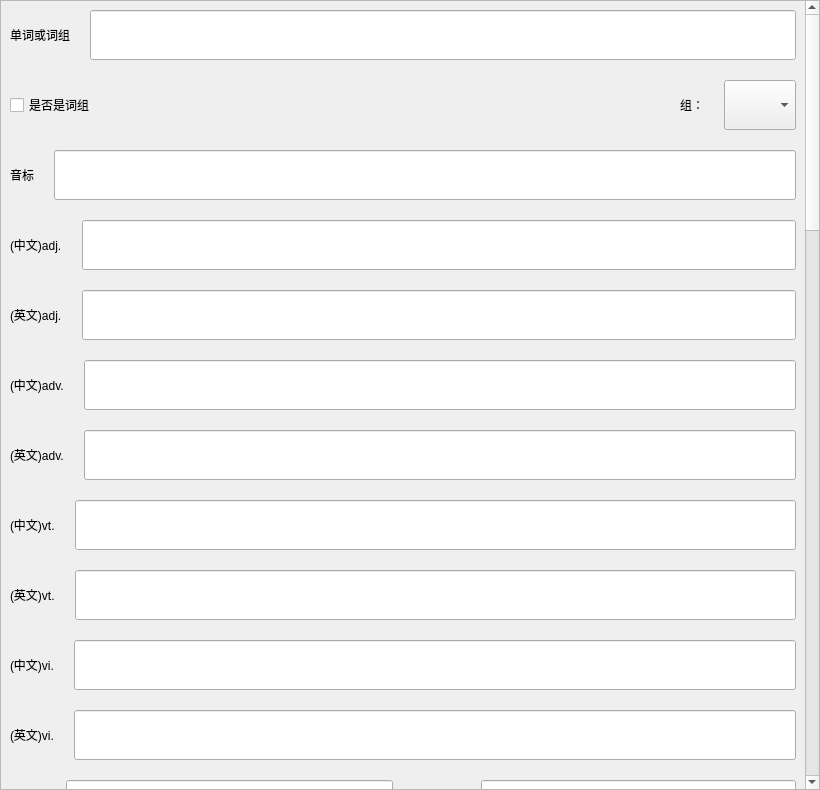
<?xml version="1.0" encoding="UTF-8"?>
<ui version="4.0">
 <class>WordCreateWidget</class>
 <widget class="QWidget" name="WordCreateWidget">
  <property name="geometry">
   <rect>
    <x>0</x>
    <y>0</y>
    <width>820</width>
    <height>790</height>
   </rect>
  </property>
  <property name="windowTitle">
   <string>Form</string>
  </property>
  <layout class="QVBoxLayout" name="verticalLayout">
   <property name="spacing">
    <number>0</number>
   </property>
   <property name="leftMargin">
    <number>0</number>
   </property>
   <property name="topMargin">
    <number>0</number>
   </property>
   <property name="rightMargin">
    <number>0</number>
   </property>
   <property name="bottomMargin">
    <number>0</number>
   </property>
   <item>
    <widget class="QScrollArea" name="scrollArea">
     <property name="widgetResizable">
      <bool>true</bool>
     </property>
     <widget class="QWidget" name="widget_contents">
      <property name="geometry">
       <rect>
        <x>0</x>
        <y>-2048</y>
        <width>801</width>
        <height>2836</height>
       </rect>
      </property>
      <layout class="QVBoxLayout" name="verticalLayout_2">
       <property name="spacing">
        <number>20</number>
       </property>
       <item>
        <layout class="QHBoxLayout" name="horizontalLayout_2">
         <item>
          <widget class="QLabel" name="label_word">
           <property name="text">
            <string>单词或词组</string>
           </property>
          </widget>
         </item>
         <item>
          <widget class="QLineEdit" name="lineEdit_word">
           <property name="minimumSize">
            <size>
             <width>0</width>
             <height>50</height>
            </size>
           </property>
          </widget>
         </item>
        </layout>
       </item>
       <item>
        <layout class="QHBoxLayout" name="horizontalLayout">
         <item>
          <widget class="QCheckBox" name="checkBox_phrase">
           <property name="text">
            <string>是否是词组</string>
           </property>
          </widget>
         </item>
         <item>
          <spacer name="horizontalSpacer">
           <property name="orientation">
            <enum>Qt::Horizontal</enum>
           </property>
           <property name="sizeHint" stdset="0">
            <size>
             <width>40</width>
             <height>20</height>
            </size>
           </property>
          </spacer>
         </item>
         <item>
          <widget class="QLabel" name="label_2">
           <property name="text">
            <string>组：</string>
           </property>
          </widget>
         </item>
         <item>
          <widget class="QComboBox" name="combox_group">
           <property name="minimumSize">
            <size>
             <width>0</width>
             <height>50</height>
            </size>
           </property>
          </widget>
         </item>
        </layout>
       </item>
       <item>
        <layout class="QHBoxLayout" name="horizontalLayout_3">
         <item>
          <widget class="QLabel" name="label">
           <property name="text">
            <string>音标</string>
           </property>
          </widget>
         </item>
         <item>
          <widget class="QLineEdit" name="lineEdit_phoneticSymbol">
           <property name="minimumSize">
            <size>
             <width>0</width>
             <height>50</height>
            </size>
           </property>
          </widget>
         </item>
        </layout>
       </item>
       <item>
        <layout class="QHBoxLayout" name="horizontalLayout_4">
         <item>
          <widget class="QLabel" name="label_3">
           <property name="text">
            <string>(中文)adj.</string>
           </property>
          </widget>
         </item>
         <item>
          <widget class="QLineEdit" name="lineEdit_adj_Chinese">
           <property name="minimumSize">
            <size>
             <width>0</width>
             <height>50</height>
            </size>
           </property>
          </widget>
         </item>
        </layout>
       </item>
       <item>
        <layout class="QHBoxLayout" name="horizontalLayout_5">
         <item>
          <widget class="QLabel" name="label_4">
           <property name="text">
            <string>(英文)adj.</string>
           </property>
          </widget>
         </item>
         <item>
          <widget class="QLineEdit" name="lineEdit_adj_English">
           <property name="minimumSize">
            <size>
             <width>0</width>
             <height>50</height>
            </size>
           </property>
          </widget>
         </item>
        </layout>
       </item>
       <item>
        <layout class="QHBoxLayout" name="horizontalLayout_6">
         <item>
          <widget class="QLabel" name="label_5">
           <property name="text">
            <string>(中文)adv.</string>
           </property>
          </widget>
         </item>
         <item>
          <widget class="QLineEdit" name="lineEdit_adv_Chinese">
           <property name="minimumSize">
            <size>
             <width>0</width>
             <height>50</height>
            </size>
           </property>
          </widget>
         </item>
        </layout>
       </item>
       <item>
        <layout class="QHBoxLayout" name="horizontalLayout_7">
         <item>
          <widget class="QLabel" name="label_6">
           <property name="text">
            <string>(英文)adv.</string>
           </property>
          </widget>
         </item>
         <item>
          <widget class="QLineEdit" name="lineEdit_adv_English">
           <property name="minimumSize">
            <size>
             <width>0</width>
             <height>50</height>
            </size>
           </property>
          </widget>
         </item>
        </layout>
       </item>
       <item>
        <layout class="QHBoxLayout" name="horizontalLayout_8">
         <item>
          <widget class="QLabel" name="label_7">
           <property name="text">
            <string>(中文)vt.</string>
           </property>
          </widget>
         </item>
         <item>
          <widget class="QLineEdit" name="lineEdit_vt_Chinese">
           <property name="minimumSize">
            <size>
             <width>0</width>
             <height>50</height>
            </size>
           </property>
          </widget>
         </item>
        </layout>
       </item>
       <item>
        <layout class="QHBoxLayout" name="horizontalLayout_9">
         <item>
          <widget class="QLabel" name="label_10">
           <property name="text">
            <string>(英文)vt.</string>
           </property>
          </widget>
         </item>
         <item>
          <widget class="QLineEdit" name="lineEdit_vt_English">
           <property name="minimumSize">
            <size>
             <width>0</width>
             <height>50</height>
            </size>
           </property>
          </widget>
         </item>
        </layout>
       </item>
       <item>
        <layout class="QHBoxLayout" name="horizontalLayout_10">
         <item>
          <widget class="QLabel" name="label_8">
           <property name="text">
            <string>(中文)vi.</string>
           </property>
          </widget>
         </item>
         <item>
          <widget class="QLineEdit" name="lineEdit_vi_Chinese">
           <property name="minimumSize">
            <size>
             <width>0</width>
             <height>50</height>
            </size>
           </property>
          </widget>
         </item>
        </layout>
       </item>
       <item>
        <layout class="QHBoxLayout" name="horizontalLayout_11">
         <item>
          <widget class="QLabel" name="label_9">
           <property name="text">
            <string>(英文)vi.</string>
           </property>
          </widget>
         </item>
         <item>
          <widget class="QLineEdit" name="lineEdit_vi_English">
           <property name="minimumSize">
            <size>
             <width>0</width>
             <height>50</height>
            </size>
           </property>
          </widget>
         </item>
        </layout>
       </item>
       <item>
        <layout class="QHBoxLayout" name="horizontalLayout_16">
         <property name="spacing">
          <number>20</number>
         </property>
         <item>
          <layout class="QHBoxLayout" name="horizontalLayout_12">
           <item>
            <widget class="QLabel" name="label_11">
             <property name="text">
              <string>过去式</string>
             </property>
            </widget>
           </item>
           <item>
            <widget class="QLineEdit" name="lineEdit_v_pastTense">
             <property name="minimumSize">
              <size>
               <width>0</width>
               <height>50</height>
              </size>
             </property>
            </widget>
           </item>
          </layout>
         </item>
         <item>
          <layout class="QHBoxLayout" name="horizontalLayout_13">
           <item>
            <widget class="QLabel" name="label_13">
             <property name="text">
              <string>过去分词</string>
             </property>
            </widget>
           </item>
           <item>
            <widget class="QLineEdit" name="lineEdit_v_pastParticiple">
             <property name="minimumSize">
              <size>
               <width>0</width>
               <height>50</height>
              </size>
             </property>
            </widget>
           </item>
          </layout>
         </item>
        </layout>
       </item>
       <item>
        <layout class="QHBoxLayout" name="horizontalLayout_21">
         <property name="spacing">
          <number>20</number>
         </property>
         <item>
          <layout class="QHBoxLayout" name="horizontalLayout_14">
           <item>
            <widget class="QLabel" name="label_14">
             <property name="text">
              <string>现在分词</string>
             </property>
            </widget>
           </item>
           <item>
            <widget class="QLineEdit" name="lineEdit_v_presentParticiple">
             <property name="minimumSize">
              <size>
               <width>0</width>
               <height>50</height>
              </size>
             </property>
            </widget>
           </item>
          </layout>
         </item>
         <item>
          <layout class="QHBoxLayout" name="horizontalLayout_15">
           <item>
            <widget class="QLabel" name="label_12">
             <property name="text">
              <string>第三人称单数</string>
             </property>
            </widget>
           </item>
           <item>
            <widget class="QLineEdit" name="lineEdit_v_thirdPersonSingular">
             <property name="minimumSize">
              <size>
               <width>0</width>
               <height>50</height>
              </size>
             </property>
            </widget>
           </item>
          </layout>
         </item>
        </layout>
       </item>
       <item>
        <layout class="QHBoxLayout" name="horizontalLayout_18">
         <item>
          <widget class="QLabel" name="label_16">
           <property name="text">
            <string>(中文)n.</string>
           </property>
          </widget>
         </item>
         <item>
          <widget class="QLineEdit" name="lineEdit_noun_Chinese">
           <property name="minimumSize">
            <size>
             <width>0</width>
             <height>50</height>
            </size>
           </property>
          </widget>
         </item>
        </layout>
       </item>
       <item>
        <layout class="QHBoxLayout" name="horizontalLayout_17">
         <item>
          <widget class="QLabel" name="label_15">
           <property name="text">
            <string>(英文)n.</string>
           </property>
          </widget>
         </item>
         <item>
          <widget class="QLineEdit" name="lineEdit_noun_English">
           <property name="minimumSize">
            <size>
             <width>0</width>
             <height>50</height>
            </size>
           </property>
          </widget>
         </item>
        </layout>
       </item>
       <item>
        <layout class="QHBoxLayout" name="horizontalLayout_20">
         <item>
          <widget class="QLabel" name="label_18">
           <property name="text">
            <string>(中文)prep.</string>
           </property>
          </widget>
         </item>
         <item>
          <widget class="QLineEdit" name="lineEdit_prep_Chinese">
           <property name="minimumSize">
            <size>
             <width>0</width>
             <height>50</height>
            </size>
           </property>
          </widget>
         </item>
        </layout>
       </item>
       <item>
        <layout class="QHBoxLayout" name="horizontalLayout_19">
         <item>
          <widget class="QLabel" name="label_17">
           <property name="text">
            <string>(英文)prep.</string>
           </property>
          </widget>
         </item>
         <item>
          <widget class="QLineEdit" name="lineEdit_prep_English">
           <property name="minimumSize">
            <size>
             <width>0</width>
             <height>50</height>
            </size>
           </property>
          </widget>
         </item>
        </layout>
       </item>
       <item>
        <layout class="QHBoxLayout" name="horizontalLayout_22">
         <item>
          <widget class="QLabel" name="label_19">
           <property name="text">
            <string>(中文)conj.</string>
           </property>
          </widget>
         </item>
         <item>
          <widget class="QLineEdit" name="lineEdit_conj_Chinese">
           <property name="minimumSize">
            <size>
             <width>0</width>
             <height>50</height>
            </size>
           </property>
          </widget>
         </item>
        </layout>
       </item>
       <item>
        <layout class="QHBoxLayout" name="horizontalLayout_23">
         <item>
          <widget class="QLabel" name="label_20">
           <property name="text">
            <string>(英文)conj.</string>
           </property>
          </widget>
         </item>
         <item>
          <widget class="QLineEdit" name="lineEdit_conj_English">
           <property name="minimumSize">
            <size>
             <width>0</width>
             <height>50</height>
            </size>
           </property>
          </widget>
         </item>
        </layout>
       </item>
       <item>
        <layout class="QHBoxLayout" name="horizontalLayout_24">
         <item>
          <widget class="QLabel" name="label_21">
           <property name="text">
            <string>(中文)pron.</string>
           </property>
          </widget>
         </item>
         <item>
          <widget class="QLineEdit" name="lineEdit_pron_Chinese">
           <property name="minimumSize">
            <size>
             <width>0</width>
             <height>50</height>
            </size>
           </property>
          </widget>
         </item>
        </layout>
       </item>
       <item>
        <layout class="QHBoxLayout" name="horizontalLayout_25">
         <item>
          <widget class="QLabel" name="label_22">
           <property name="text">
            <string>(英文)pron.</string>
           </property>
          </widget>
         </item>
         <item>
          <widget class="QLineEdit" name="lineEdit_pron_English">
           <property name="minimumSize">
            <size>
             <width>0</width>
             <height>50</height>
            </size>
           </property>
          </widget>
         </item>
        </layout>
       </item>
       <item>
        <layout class="QHBoxLayout" name="horizontalLayout_26">
         <item>
          <widget class="QLabel" name="label_23">
           <property name="text">
            <string>(中文)art.</string>
           </property>
          </widget>
         </item>
         <item>
          <widget class="QLineEdit" name="lineEdit_art_Chinese">
           <property name="minimumSize">
            <size>
             <width>0</width>
             <height>50</height>
            </size>
           </property>
          </widget>
         </item>
        </layout>
       </item>
       <item>
        <layout class="QHBoxLayout" name="horizontalLayout_27">
         <item>
          <widget class="QLabel" name="label_24">
           <property name="text">
            <string>(英文)art.</string>
           </property>
          </widget>
         </item>
         <item>
          <widget class="QLineEdit" name="lineEdit_art_English">
           <property name="minimumSize">
            <size>
             <width>0</width>
             <height>50</height>
            </size>
           </property>
          </widget>
         </item>
        </layout>
       </item>
       <item>
        <widget class="QLabel" name="label_25">
         <property name="minimumSize">
          <size>
           <width>0</width>
           <height>50</height>
          </size>
         </property>
         <property name="text">
          <string>例句：</string>
         </property>
        </widget>
       </item>
       <item>
        <widget class="QTextEdit" name="textEdit_exampleSentence0">
         <property name="sizePolicy">
          <sizepolicy hsizetype="Expanding" vsizetype="Fixed">
           <horstretch>0</horstretch>
           <verstretch>0</verstretch>
          </sizepolicy>
         </property>
         <property name="minimumSize">
          <size>
           <width>0</width>
           <height>120</height>
          </size>
         </property>
         <property name="placeholderText">
          <string>例句1</string>
         </property>
        </widget>
       </item>
       <item>
        <widget class="QTextEdit" name="textEdit_exampleSentence1">
         <property name="sizePolicy">
          <sizepolicy hsizetype="Expanding" vsizetype="Fixed">
           <horstretch>0</horstretch>
           <verstretch>0</verstretch>
          </sizepolicy>
         </property>
         <property name="minimumSize">
          <size>
           <width>0</width>
           <height>120</height>
          </size>
         </property>
         <property name="placeholderText">
          <string>例句2</string>
         </property>
        </widget>
       </item>
       <item>
        <widget class="QTextEdit" name="textEdit_exampleSentence2">
         <property name="sizePolicy">
          <sizepolicy hsizetype="Expanding" vsizetype="Fixed">
           <horstretch>0</horstretch>
           <verstretch>0</verstretch>
          </sizepolicy>
         </property>
         <property name="minimumSize">
          <size>
           <width>0</width>
           <height>120</height>
          </size>
         </property>
         <property name="placeholderText">
          <string>例句3</string>
         </property>
        </widget>
       </item>
       <item>
        <widget class="QTextEdit" name="textEdit_exampleSentence3">
         <property name="sizePolicy">
          <sizepolicy hsizetype="Expanding" vsizetype="Fixed">
           <horstretch>0</horstretch>
           <verstretch>0</verstretch>
          </sizepolicy>
         </property>
         <property name="minimumSize">
          <size>
           <width>0</width>
           <height>120</height>
          </size>
         </property>
         <property name="placeholderText">
          <string>例句4</string>
         </property>
        </widget>
       </item>
       <item>
        <widget class="QTextEdit" name="textEdit_exampleSentence4">
         <property name="sizePolicy">
          <sizepolicy hsizetype="Expanding" vsizetype="Fixed">
           <horstretch>0</horstretch>
           <verstretch>0</verstretch>
          </sizepolicy>
         </property>
         <property name="minimumSize">
          <size>
           <width>0</width>
           <height>120</height>
          </size>
         </property>
         <property name="placeholderText">
          <string>例句5</string>
         </property>
        </widget>
       </item>
       <item>
        <widget class="QTextEdit" name="textEdit_exampleSentence5">
         <property name="sizePolicy">
          <sizepolicy hsizetype="Expanding" vsizetype="Fixed">
           <horstretch>0</horstretch>
           <verstretch>0</verstretch>
          </sizepolicy>
         </property>
         <property name="minimumSize">
          <size>
           <width>0</width>
           <height>120</height>
          </size>
         </property>
         <property name="placeholderText">
          <string>例句6</string>
         </property>
        </widget>
       </item>
       <item>
        <layout class="QHBoxLayout" name="horizontalLayout_28">
         <item>
          <widget class="QLabel" name="label_26">
           <property name="text">
            <string>同义词</string>
           </property>
          </widget>
         </item>
         <item>
          <widget class="QLineEdit" name="lineEdit_synonym">
           <property name="minimumSize">
            <size>
             <width>0</width>
             <height>50</height>
            </size>
           </property>
          </widget>
         </item>
        </layout>
       </item>
       <item>
        <layout class="QHBoxLayout" name="horizontalLayout_29">
         <item>
          <widget class="QLabel" name="label_27">
           <property name="text">
            <string>反义词</string>
           </property>
          </widget>
         </item>
         <item>
          <widget class="QLineEdit" name="lineEdit_antonym">
           <property name="minimumSize">
            <size>
             <width>0</width>
             <height>50</height>
            </size>
           </property>
          </widget>
         </item>
        </layout>
       </item>
       <item>
        <layout class="QHBoxLayout" name="horizontalLayout_31">
         <item>
          <spacer name="horizontalSpacer_2">
           <property name="orientation">
            <enum>Qt::Horizontal</enum>
           </property>
           <property name="sizeHint" stdset="0">
            <size>
             <width>40</width>
             <height>20</height>
            </size>
           </property>
          </spacer>
         </item>
         <item>
          <layout class="QHBoxLayout" name="horizontalLayout_30">
           <property name="spacing">
            <number>100</number>
           </property>
           <item>
            <widget class="QPushButton" name="btn_cancel">
             <property name="minimumSize">
              <size>
               <width>100</width>
               <height>100</height>
              </size>
             </property>
             <property name="maximumSize">
              <size>
               <width>100</width>
               <height>100</height>
              </size>
             </property>
             <property name="text">
              <string/>
             </property>
            </widget>
           </item>
           <item>
            <widget class="QPushButton" name="btn_confirm">
             <property name="minimumSize">
              <size>
               <width>100</width>
               <height>100</height>
              </size>
             </property>
             <property name="maximumSize">
              <size>
               <width>100</width>
               <height>100</height>
              </size>
             </property>
             <property name="text">
              <string/>
             </property>
            </widget>
           </item>
          </layout>
         </item>
         <item>
          <spacer name="horizontalSpacer_3">
           <property name="orientation">
            <enum>Qt::Horizontal</enum>
           </property>
           <property name="sizeHint" stdset="0">
            <size>
             <width>40</width>
             <height>20</height>
            </size>
           </property>
          </spacer>
         </item>
        </layout>
       </item>
      </layout>
     </widget>
    </widget>
   </item>
  </layout>
 </widget>
 <resources/>
 <connections/>
</ui>
